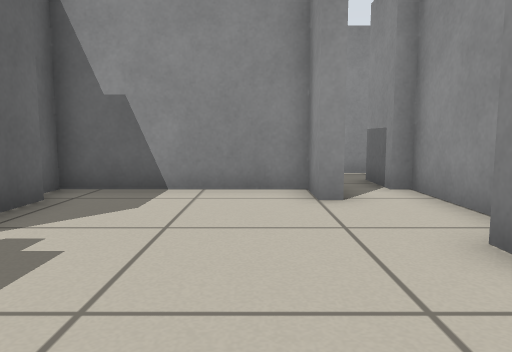
View 1 (above)

17 first-person views from a walk through a Stage world. The camera is 0.5 m above the floor, tilts 6° down and sees 70° across. Floor lines are 1 m apart. The floor is counted in squares, 0.5 m on a side. Each view is taken from the middle of a square. On the plan, view 1 faces up. The plan holds only what a view shows up to about 13 squares ahead; the rest is blank. The place goes on beyond the plan. Robots are left out.

View 2
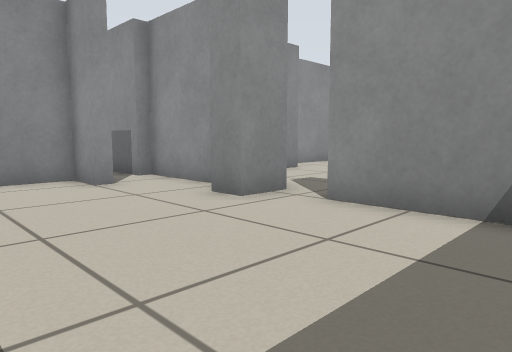

View 3
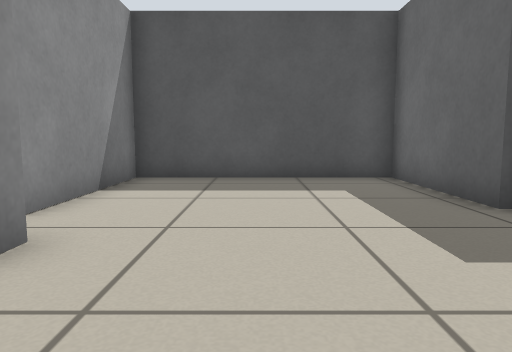

View 4
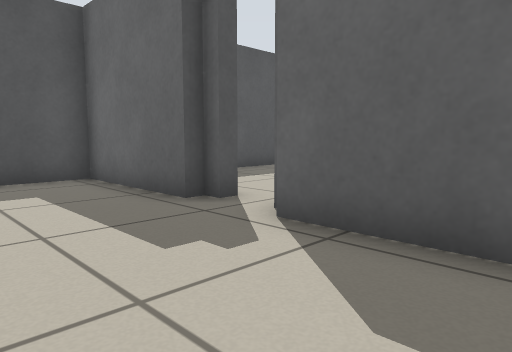

View 5
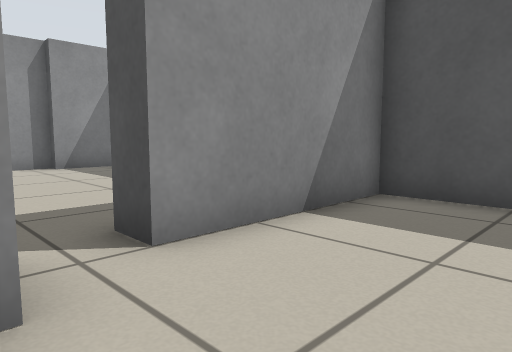

View 6
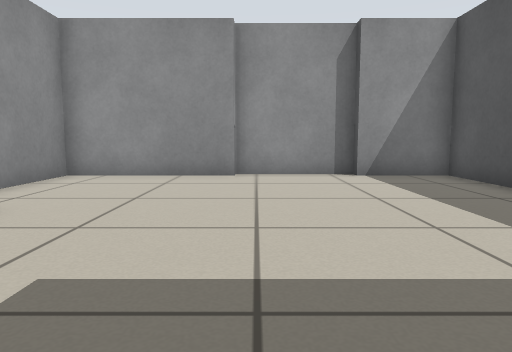

View 7
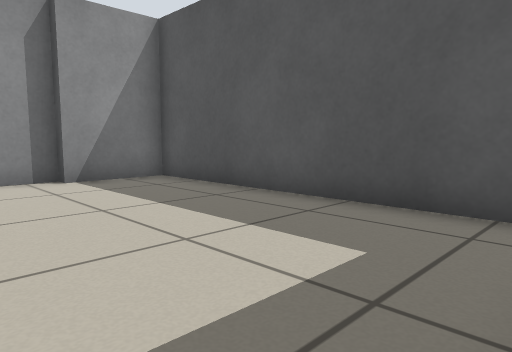

View 8
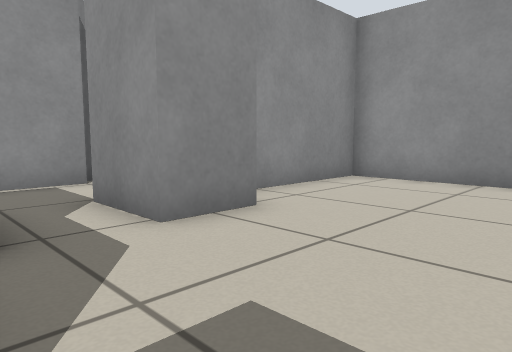

View 9
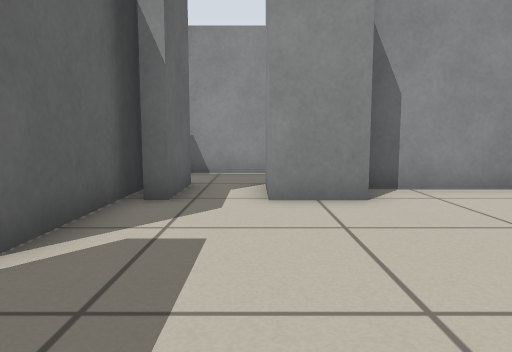

View 10
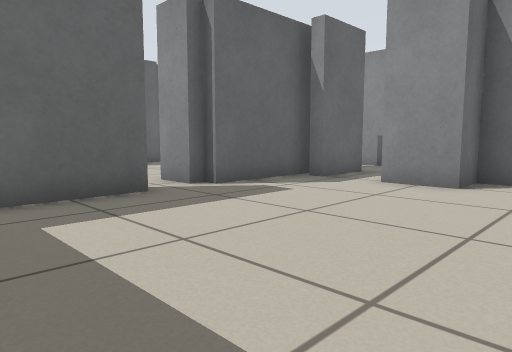

View 11
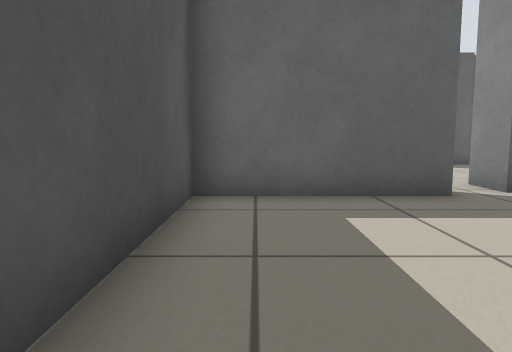

View 12
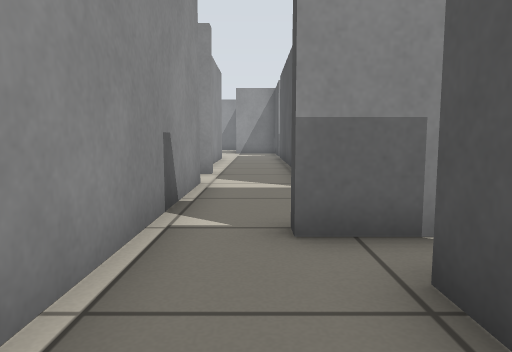

View 13
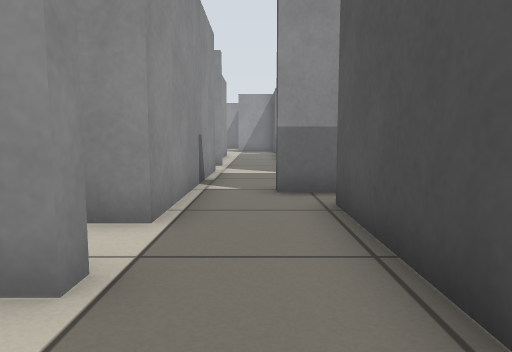

View 14
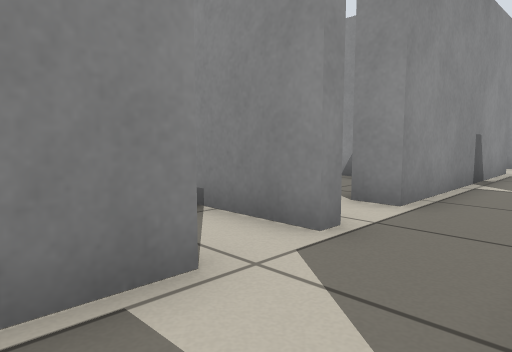

View 15
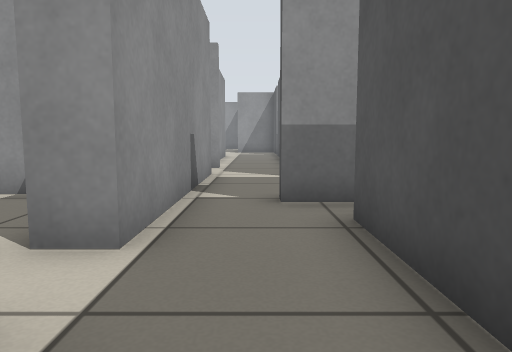

View 16
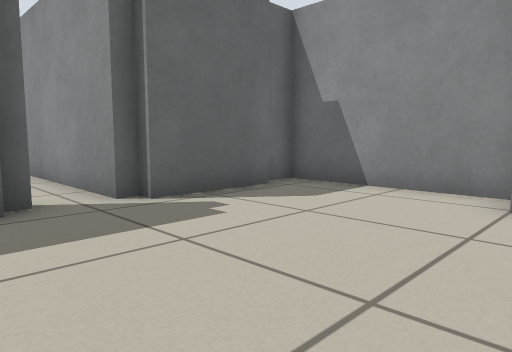

View 17
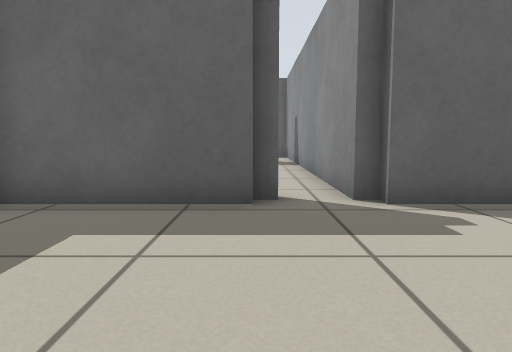

### Floor plan
Key: @ floor where view 1 was taken; # wall or solid block; x gap in a wall; . floor; T thing the floor can be seen under or through.
Columns run from 6 left of view 1 to 13 right of it. Each row starts with its distance up from view 1.
 14          #
 13     #    ##
 12     #
 11    .##x      # #
 10  ##....#######.....
  9   .................
  8  .  ####.##..    ##
  7   ######.##TT ######
  6   #....#.##TTT#....#
  5   ##.....##........#
  4   ##.....##........#
  3 ####.....##........#
  2 ...................#
  1 ..##.....##........#
  0 ..##..@..##........#
 -1   ##.....##........#
 -2   ##.....##........#
 -3   ##################

Positions as (right, up) in squares from view 1, and headings:
1: (0, 0), facing up
2: (-2, -2), facing up-right
3: (0, 6), facing down
4: (0, 6), facing down-left
5: (0, 3), facing down-right
6: (3, 2), facing right
7: (4, 2), facing down-right
8: (4, 2), facing up-right
9: (6, 0), facing up
10: (10, -2), facing up-left
11: (10, -2), facing left
12: (-1, 9), facing right
13: (-4, 9), facing right
14: (-5, 8), facing up-right
15: (-3, 9), facing right
16: (2, 0), facing up-left
17: (2, 1), facing left
